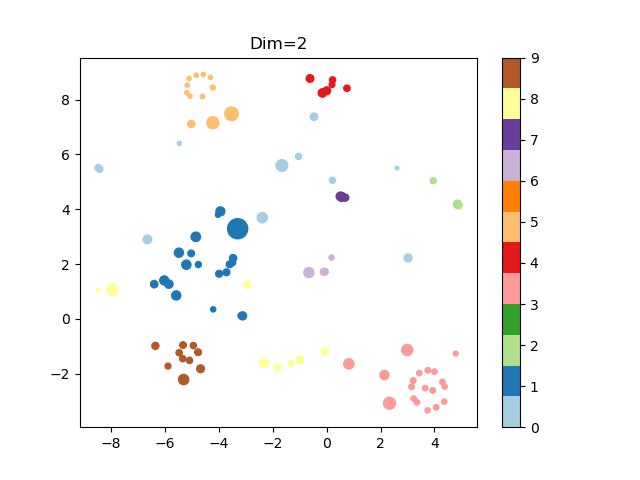

Python code for this plot:
import pandas as pd
from sklearn.metrics import confusion_matrix
from sentence_transformers import SentenceTransformer
from sklearn.cluster import AgglomerativeClustering
from sklearn.decomposition import PCA
import matplotlib.pyplot as plt
from sklearn.manifold import TSNE 
from sentence_transformers import util
import heapq
import json
model = SentenceTransformer('all-MiniLM-L6-v2')




def cluster(distance):
    df = pd.read_csv('data/test.csv', header = 0, sep = ",")
    answers = df.iloc[:,1]
    student_id = df.iloc[:,0]
    sentences = []
    for answer in answers:
        sentences.append(answer)
    bert_embeddings = model.encode(answers)
    clustering_model = AgglomerativeClustering(n_clusters=None, distance_threshold=distance)
    clustering_model.fit(bert_embeddings)
    bert_label = clustering_model.labels_

    df_clusters = pd.DataFrame({
        "id": student_id,
        "text": answers,
        "agg_bert_row": bert_label,
    })
    embedding_list = []
    for i in bert_embeddings:
        embedding_list.append(i)

  
    length = []
    for i in range(0,len(student_id)):
        answer_length = len(answers[i])
        length.append(answer_length)
    df_clusters["answer_length"] = length

    X_embedded = TSNE(n_components=2).fit_transform(embedding_list)
    vector_2 = pd.DataFrame(X_embedded)
    df_clusters["x_position"] = vector_2.iloc[:,0]
    df_clusters["y_position"] = vector_2.iloc[:,1]

    plt.scatter(X_embedded[:, 0], X_embedded[:, 1], s=length, c=bert_label, cmap='tab20')
    plt.title("Dim=2")
    plt.colorbar()
    plt.savefig('data/cluster_3.png')

    clusters = {}
    groups = {}
    for i in range(0,len(student_id)):
        i_cluster = bert_label[i]
        if i_cluster not in clusters:
            groups[i_cluster] = 1
            clusters[i_cluster] = bert_embeddings[i]
        else:
            groups[i_cluster] +=1
            clusters[i_cluster] = clusters[i_cluster] + bert_embeddings[i]
    # center of the cluster       
    for key in clusters:
        clusters[key] = clusters[key]/groups[key]

    distant_point = {}
    distant_point_id = {}
    for i in range(0, len(student_id)):
        i_cluster = bert_label[i]
        cos_sim = util.cos_sim(bert_embeddings[i], clusters[i_cluster])
        if i_cluster not in distant_point:
            distant_point[i_cluster] = cos_sim
            distant_point_id[i_cluster] = i
        else:
            if(cos_sim < distant_point[i_cluster]):
                distant_point[i_cluster] = cos_sim
                distant_point_id[i_cluster] = i

    influenced_points = {}
    for key in distant_point_id:
        id = distant_point_id[key]
        if(distant_point[key]<0.85):
            key_similarity_list = []
            for i in range(0,len(student_id)):
                cos_sim = util.cos_sim(bert_embeddings[id], bert_embeddings[i])
                key_similarity_list.append(cos_sim)
            influenced_points[key] = key_similarity_list
    most_similar = {}
    for key in influenced_points:
        max_index = []
        max_number = heapq.nlargest(6,influenced_points[key]) 
        for t in max_number:
            index = influenced_points[key].index(t)
            max_index.append(index)
            influenced_points[key][index] = 0
        most_similar[key] = max_index
    most_similar_answer = {}
    for key in most_similar:
        similar_answers = []
        for i in most_similar[key]:
            similar_answer = answers[i]
            similar_answers.append(similar_answer)
        most_similar_answer[key] = similar_answers

    js_simlar_id = json.dumps({str(k):  most_similar[k] for k in  most_similar})  
    file = open('data/most_similar_5_id_3.json', 'w')
    file.write(js_simlar_id)

    js_simlar_text = json.dumps({str(k):  most_similar_answer[k] for k in  most_similar_answer})  
    file = open('data/most_similar_5_answer_3.json', 'w')
    file.write(js_simlar_text)
    
    df_clusters.to_csv("data/cluster_3.csv")
    return df_clusters

def main():
    cluster(3)

if __name__ == "__main__":
    main()